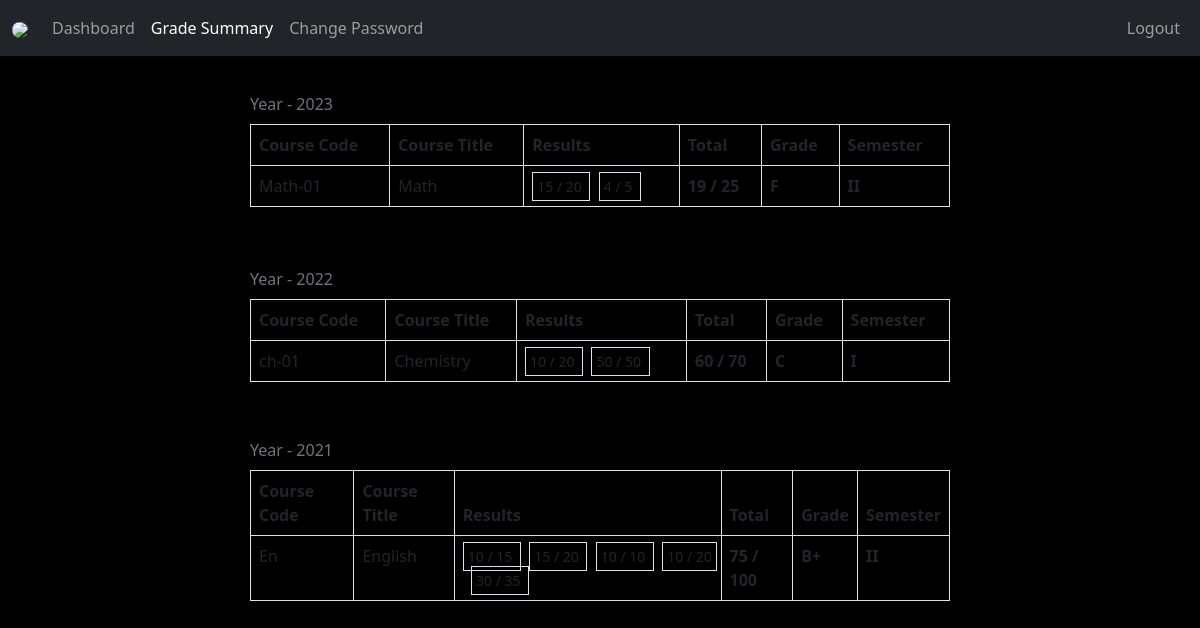
The app's page /Student/grade.php (signed in) with its own data.
### tables this page shows
CREATE TABLE `student_score` (
  `id` int(11) NOT NULL,
  `semester` varchar(100) NOT NULL,
  `year` int(11) NOT NULL,
  `student_id` int(11) NOT NULL,
  `teacher_id` int(11) NOT NULL,
  `subject_id` int(11) NOT NULL,
  `results` varchar(512) NOT NULL
);

CREATE TABLE `subjects` (
  `subject_id` int(11) NOT NULL,
  `subject` varchar(31) NOT NULL,
  `subject_code` varchar(31) NOT NULL,
  `grade` int(11) NOT NULL
);

### Student/data/score.php (called while the page is built)
<?php
function getScoreById($student_id, $conn){
   $sql = "SELECT * FROM student_score
           WHERE student_id=? ORDER BY year DESC";
   $stmt = $conn->prepare($sql);
   $stmt->execute([$student_id]);
   if ($stmt->rowCount() > 0) {
     $student_scores = $stmt->fetchAll();
     return $student_scores;
   }else {
    return 0;
   }
}
function gradeCalc($grade){
   $g = "";
   if ($grade >= 92) {
       $g = "A+";
   }else if ($grade >= 86) {
       $g = "A";
   }else if ($grade >= 80) {
       $g = "A-";
   }else if ($grade >= 75) {
       $g = "B+";
   }else if ($grade >= 70) {
       $g = "B";
   }else if ($grade >= 66) {
       $g = "B-";
   }else if ($grade >= 60) {
       $g = "C";
   }else if ($grade >= 55) {
       $g = "C-";
   }else if ($grade >= 50) {
       $g = "D+";
   }else if ($grade >= 45) {
       $g = "D";
   }else if ($grade >= 40) {
       $g = "D-";
   }else if ($grade < 39) {
       $g = "F";
   }
   return $g;
}

### Student/data/subject.php (called while the page is built, shortened)
<?php
function getSubjectById($subject_id, $conn){
   $sql = "SELECT * FROM subjects
           WHERE subject_id=?";
   $stmt = $conn->prepare($sql);
   $stmt->execute([$subject_id]);
   if ($stmt->rowCount() == 1) {
     $subject = $stmt->fetch();
     return $subject;
   }else {
   	return 0;
   }
}
 ?>

### Student/grade.php (the view, shortened to what this page needs)
<?php
if (isset($_SESSION['student_id']) &&
    isset($_SESSION['role'])) {
    if ($_SESSION['role'] == 'Student') {
     include "../DB_connection.php";
     include "data/score.php";
     include "data/subject.php";
     $student_id = $_SESSION['student_id'];
     $scores = getScoreById($student_id, $conn);
 ?>
<!DOCTYPE html>
<html lang="en">
<head>
	<link rel="stylesheet" href="https://cdn.jsdelivr.net/npm/bootstrap@5.2.0/dist/css/bootstrap.min.css">
	<link rel="stylesheet" href="../css/style.css">
  <link rel="stylesheet" href="https://cdnjs.cloudflare.com/ajax/libs/font-awesome/4.7.0/css/font-awesome.min.css">
</head>
<body>
    <?php
        include "inc/navbar.php";
        if ($scores != 0) {
     ?>
     <div class="d-flex justify-content-center align-items-center flex-column pt-4">
         <?php
            $check = 0;
            foreach ($scores as $score) {
              if($score['year'] == $check){
                $check = $score['year'];
                $csubject = getSubjectById($score['subject_id'], $conn);
          ?>
          <tr>
            <td><?=$csubject['subject_code']?></th>
            <td><?=$csubject['subject']?></th>
            <td>
              <?php
                  $total = 0;
                  $outOf = 0;
                  $results = explode(',', trim($score['results']));
                  foreach ($results as $result) {
                    $temp =  explode(' ', trim($result));
                     $total +=$temp[0];
                     $outOf +=$temp[1];
               ?>
              <small class="border p-1">
                <?=$temp[0]?> / <?=$temp[1]?>
              </small>&nbsp;
            <?php } ?>
            </th>
            <th><?=$total?> / <?=$outOf?></th>
            <th><?php
                echo gradeCalc($total);
               ?></th>
            <th><?=$score['semester']?></th>
          </tr>
        <?php }else {
          $check = $score['year'];
          $csubject = getSubjectById($score['subject_id'], $conn);
        ?>
         <div class="table-responsive " style="width: 90%; max-width: 700px;">
              <table class="table table-bordered mt-1 mb-5 n-table">
                 <caption style="caption-side:top">Year - <?=$score['year']?> </caption>
                <thead>
                  <tr>
                    <th scope="col">Course Code</th>
                    <th scope="col">Course Title</th>
                    <th scope="col">Results</th>
                    <th scope="col">Total</th>
                    <th scope="col">Grade</th>
                    <th scope="col">Semester</th>
                  </tr>
                </thead>
                <tbody>
                  <tr>
            <td><?=$csubject['subject_code']?></th>
            <td><?=$csubject['subject']?></th>
            <td>
              <?php
                  $total = 0;
                  $outOf = 0;
                  $results = explode(',', trim($score['results']));
                  foreach ($results as $result) {
                    $temp =  explode(' ', trim($result));
                    $total += $temp[0];
                    $outOf += $temp[1];
               ?>
              <small class="border p-1">
                <?=$temp[0]?> / <?=$temp[1]?>
              </small>&nbsp;
            <?php } ?>
            <th><?=$total?> / <?=$outOf?></th>
            <th><?php
                echo gradeCalc($total);
               ?></th>
            <th><?=$score['semester']?></th>
          </tr>
        <?php } if($score['year'] != $check){ ?>
  <?php  } } ?>
   <?php } ?>
</body>
</html>
<?php
  }else {
    header("Location: ../login.php");
    exit;
  }
}else {
	header("Location: ../login.php");
	exit;
}
?>

### css/style.css (style rules this page uses)
:root { --primary-color: #5682B1; --secondary-color: #739EC9; --success-color: #739EC9; --danger-color: #FFE8DB; --warning-color: #FFE8DB; --info-color: #739EC9; --light-color: #FFE8DB; --dark-color: #000000; --bg-color: #000000; --text-color: #FFE8DB; --navbar-bg: linear-gradient(135deg, #5682B1, #739EC9); --card-bg: #739EC9; --shadow: 0 2px 8px rgba(86, 130, 177, 0.5); --transition: all 0.3s ease; }
* { box-sizing: border-box; }
html, body { height: 100%; margin: 0; padding: 0; }
body { font-family: 'Segoe UI', Tahoma, Geneva, Verdana, sans-serif; background-color: var(--bg-color); color: var(--text-color); transition: var(--transition); }
.n-table { max-width: 800px; }

### records on screen
student_score: year "2023", subject.subject_code "Math-01", subject.subject "Math", results "15", results "20", results "4", results "5", total "19", outOf "25", total "F", semester "II"
student_score: year "2022", subject.subject_code "ch-01", subject.subject "Chemistry", results "10", results "20", results "50", total "60", outOf "70", total "C", semester "I"
student_score: year "2021", subject.subject_code "En", subject.subject "English", results "15", results "20", results "10", results "30", results "35", total "75", outOf "100", total "B+", semester "II"
